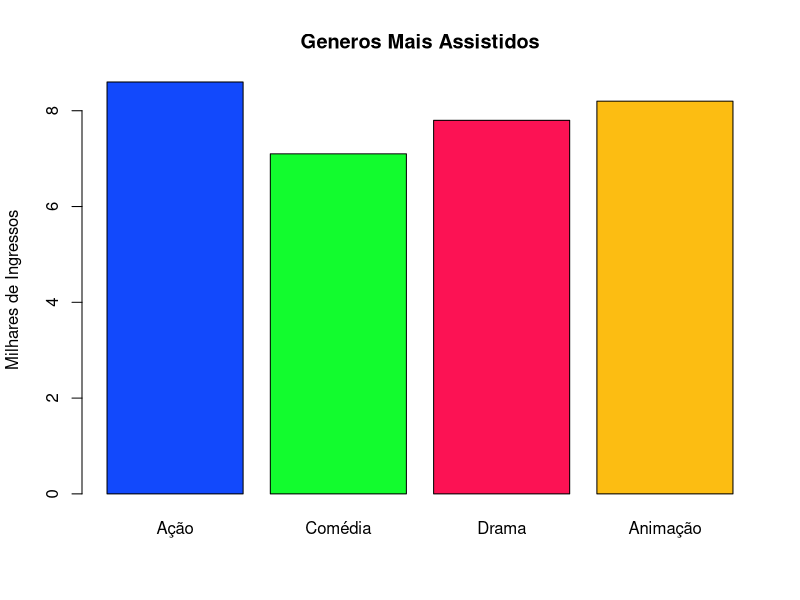

Reproduce this figure in R.
## ---- chunk 1
genero <- c("Ação", "Comédia", "Drama", "Animação")
ingressos <- c(820, 460, 530, 690) # milhares de ingressos
avaliação <- c( 8.6, 7.1, 7.8, 8.2)
## ---- chunk 2
cinema <- data.frame(genero=genero, ingressos=ingressos, avaliação=avaliação, stringsAsFactors = TRUE)
## ---- chunk 3
media_ingressos <- mean(cinema$ingressos)
mediana_ingressos <- median(cinema$ingressos)
top_ingressos <- cinema$genero[which.max(cinema$ingressos)]
dp_ingressos <- sd(cinema$ingressos)
media_avaliação <- mean(cinema$avaliação)
mediana_avaliação <- median(cinema$avaliação)
drama <- 530/sum(cinema$ingressos)
Ação <- 820/sum(cinema$ingressos)
## ---- chunk 4
Mais_assistidos <- barplot(cinema$avaliação,
                           names.arg = cinema$genero,
                           main = "Generos Mais Assistidos",
                           ylab = "Milhares de Ingressos",
                           col = c("#1249FC","#12FC2E", "#FC1254", "#FCBD12"),
                           
)
